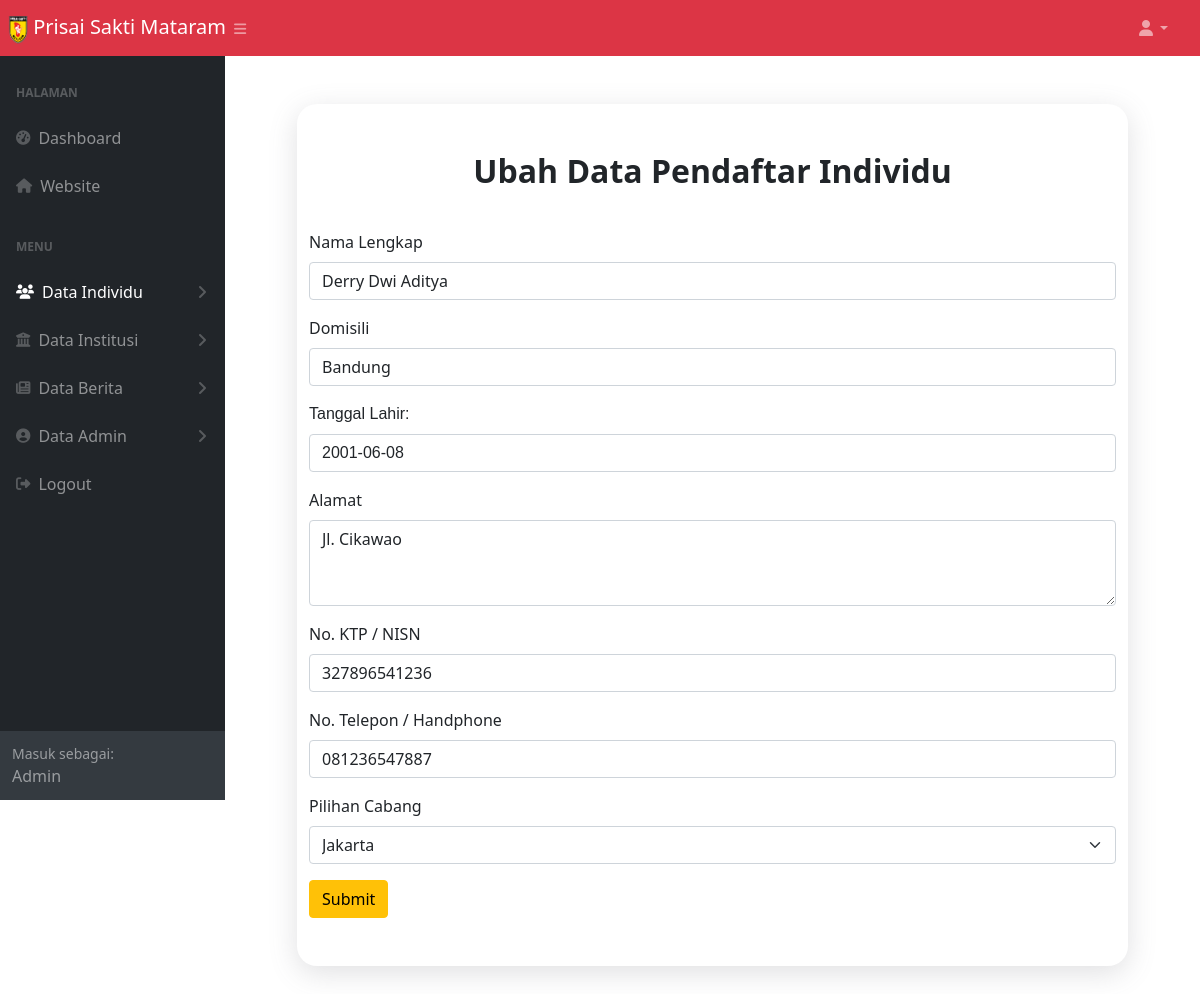
The app's page /ubah_data_pendaftar_individu.php?id=1 (signed in) with its own data.
### tables this page shows
CREATE TABLE `daftar_individu` (
  `id` int(9) NOT NULL,
  `nama` varchar(50) NOT NULL,
  `domisili` varchar(100) NOT NULL,
  `tanggal_lahir` date NOT NULL,
  `alamat` varchar(100) NOT NULL,
  `no_ktp` varchar(25) NOT NULL,
  `no_telp` varchar(50) NOT NULL,
  `cabang` varchar(50) NOT NULL,
  `invoice` varchar(150) NOT NULL
);

### functions.php (called while the page is built, shortened)
<?php
  $namaServer = "localhost";
  $user = "root";
  $password = "";
  $database = "psm";
  $koneksi = mysqli_connect($namaServer, $user, $password, $database) or die ("Koneksi Gagal");
  function query($query) {
    global $koneksi;
    $result = mysqli_query($koneksi, $query);
    $rows = [];
    while($row = mysqli_fetch_assoc($result)) {
      $rows[] = $row;
    }
    return $rows;
  }
?>

### ubah_data_pendaftar_individu.php (the view, shortened to what this page needs)
<?php
$id = $_GET['id'];
$pendaftar_individu = query("SELECT * FROM daftar_individu WHERE id = $id")[0];
?>
<!DOCTYPE html>
<html lang="en">
<head>
  <link href="https://cdn.jsdelivr.net/npm/bootstrap@5.0.0-beta2/dist/css/bootstrap.min.css" rel="stylesheet" />
  <link rel="stylesheet" href="style.css" />
  <link rel="stylesheet" href="styles.css" />
  <link href="https://code.jquery.com/ui/1.12.1/themes/base/jquery-ui.css" rel="stylesheet">
</head>
<body class="sb-nav-fixed">
  <nav class="sb-topnav navbar navbar-expand navbar-dark bg-danger">
    <a class="navbar-brand ps-2" href="#">
      <img src="img/Logo_PSM.png" alt="" width="20" height="29" />
      Prisai Sakti Mataram
    </a>
    <button class="btn btn-link btn-sm order-1 order-lg-0 me-4 me-lg-0" id="sidebarToggle" href="#!"><i class="fas fa-bars"></i></button>
    <ul class="navbar-nav ms-auto ms-md-0 me-3 me-lg-4">
      <li class="nav-item dropdown">
        <a class="nav-link dropdown-toggle" id="navbarDropdown" href="#" role="button" data-bs-toggle="dropdown" aria-expanded="false"><i class="fas fa-user fa-fw"></i></a>
      </li>
    </ul>
  </nav>
  <div id="layoutSidenav">
    <div id="layoutSidenav_nav">
      <nav class="sb-sidenav accordion sb-sidenav-dark bg-dark" id="sidenavAccordion">
        <div class="sb-sidenav-menu">
          <div class="nav">
            <div class="sb-sidenav-menu-heading">Halaman</div>
            <a class="nav-link" href="dashboard_admin.php">
              <div class="sb-nav-link-icon"><i class="fas fa-tachometer-alt"></i></div>
              Dashboard
            </a>
            <a class="nav-link" href="index.php">
              <div class="sb-nav-link-icon"><i class="fas fa-home"></i></div>
              Website
            </a>
            <div class="sb-sidenav-menu-heading">Menu</div>
            <a class="nav-link collapsed active" href="#" data-bs-toggle="collapse" data-bs-target="#collapseIndividu" aria-expanded="false" aria-controls="collapseIndividu">
              <div class="sb-nav-link-icon"><i class="fas fa-users"></i></div>
              Data Individu
              <div class="sb-sidenav-collapse-arrow"><i class="fas fa-angle-down"></i></div>
            </a>
            <a class="nav-link collapsed" href="#" data-bs-toggle="collapse" data-bs-target="#collapseInstitusi" aria-expanded="false" aria-controls="collapseInstitusi">
              <div class="sb-nav-link-icon"><i class="fas fa-university"></i></div>
              Data Institusi
              <div class="sb-sidenav-collapse-arrow"><i class="fas fa-angle-down"></i></div>
            </a>
            <a class="nav-link collapsed" href="#" data-bs-toggle="collapse" data-bs-target="#collapseBerita" aria-expanded="false" aria-controls="collapseBerita">
              <div class="sb-nav-link-icon"><i class="fas fa-newspaper"></i></div>
              Data Berita
              <div class="sb-sidenav-collapse-arrow"><i class="fas fa-angle-down"></i></div>
            </a>
            <a class="nav-link collapsed" href="#" data-bs-toggle="collapse" data-bs-target="#collapsePages" aria-expanded="false" aria-controls="collapsePages">
              <div class="sb-nav-link-icon"><i class="fas fa-user-circle"></i></div>
              Data Admin
              <div class="sb-sidenav-collapse-arrow"><i class="fas fa-angle-down"></i></div>
            </a>
            <a class="nav-link" href="logout_admin.php">
              <div class="sb-nav-link-icon"><i class="fas fa-sign-out-alt"></i></div>
              Logout
            </a>
          </div>
        </div>
        <div class="sb-sidenav-footer">
          <div class="small">Masuk sebagai:</div>
          <?= ucwords($_SESSION['username']) ?>
        </div>
      </nav>
    </div>
    <div id="layoutSidenav_content">
      <main>
        <div class="container-fluid px-4">
          <section class="individu m-5">
            <div class="container">
              <h2 class="text-center pt-5 fw-bold">Ubah Data Pendaftar Individu</h2>
              <form action="" method="POST">
                <div class="mb-3 pt-4">
                  <label for="exampleInputEmail1" class="form-label">Nama Lengkap</label>
                  <input type="text" name="nama" class="form-control" id="exampleInputEmail1" aria-describedby="emailHelp" value="<?= $pendaftar_individu['nama'] ?>" required>
                </div>
                <div class="mb-3">
                  <label for="exampleInputEmail1" class="form-label">Domisili</label>
                  <input type="text" name="domisili" class="form-control" id="exampleInputEmail1" aria-describedby="emailHelp" value="<?= $pendaftar_individu['domisili'] ?>" required>
                </div>
                <div class="mb-3">
                  <div class="ui-widget">
                    <label for="datepicker" class="form-label">Tanggal Lahir: </label>
                    <input type="text" id="datepicker" name="tanggal_lahir" class="form-control" aria-describedby="emailHelp" value="<?= $pendaftar_individu['tanggal_lahir'] ?>" required />
                  </div>
                </div>
                <div class="mb-3">
                  <label for="exampleFormControlTextarea1" class="form-label">Alamat</label>
                  <textarea class="form-control" name="alamat" id="exampleFormControlTextarea1" rows="3" required><?= $pendaftar_individu['alamat'] ?></textarea>
                </div>
                <div class="mb-3">
                  <label for="exampleInputEmail1" class="form-label">No. KTP / NISN</label>
                  <input type="text" name="no_ktp" class="form-control" id="exampleInputEmail1" aria-describedby="emailHelp" value="<?= $pendaftar_individu['no_ktp'] ?>" required>
                </div>
                <div class="mb-3">
                  <label for="exampleInputEmail1" class="form-label">No. Telepon / Handphone</label>
                  <input type="text" name="no_telp" class="form-control" id="exampleInputEmail1" aria-describedby="emailHelp" value="<?= $pendaftar_individu['no_telp'] ?>" required>
                </div>
                <div class="mb-3">
                  <label for="exampleInputEmail1" class="form-label">Pilihan Cabang</label>
                  <select class="form-select" name="cabang" aria-label="Default select example">
                    <option value="Jakarta" <?php if ($pendaftar_individu['cabang'] == 'Jakarta') echo 'selected="Jakarta"' ?>>Jakarta</option>
                  </select>
                </div>
                <button type="submit" name="submit" class="btn btn-warning mb-5">Submit</button>
              </form>
            </div>
          </section>
        </div>
      </main>
    </div>
</body>
</html>

### style.css (style rules this page uses)
* { box-sizing: border-box; margin: 0; padding: 0; }
body, html { font-family: 'Nunito', sans-serif; }
.navbar-brand { color: rgba(255, 255, 255, 0.7); }
.individu, .institusi { background: white; border-radius: 20px; box-shadow: rgba(100, 100, 111, 0.2) 0px 7px 29px 0px; }

### records on screen
daftar_individu: nama "Derry Dwi Aditya", domisili "Bandung", tanggal_lahir "2001-06-08", alamat "Jl. Cikawao", no_ktp "327896541236", no_telp "081236547887", cabang "Jakarta"

### other values on screen
$_SESSION['username'] "Admin"
